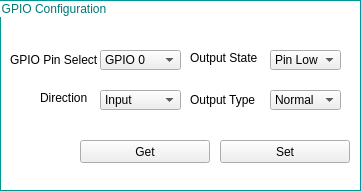
                   <widget class="QGroupBox" name="groupBox_32">
                    <property name="geometry">
                     <rect>
                      <x>526</x>
                      <y>33</y>
                      <width>361</width>
                      <height>191</height>
                     </rect>
                    </property>
                    <property name="styleSheet">
                     <string notr="true">QGroupBox{ border: 1px solid ;
background-color: transparent;
border-color: rgb(0,150,150);
color:rgb(0,120,120);
;}</string>
                    </property>
                    <property name="title">
                     <string>GPIO Configuration</string>
                    </property>
                    <widget class="QComboBox" name="gpioDirection_comboBox">
                     <property name="geometry">
                      <rect>
                       <x>100</x>
                       <y>90</y>
                       <width>81</width>
                       <height>20</height>
                      </rect>
                     </property>
                     <item>
                      <property name="text">
                       <string>Input</string>
                      </property>
                     </item>
                     <item>
                      <property name="text">
                       <string>Output</string>
                      </property>
                     </item>
                    </widget>
                    <widget class="QComboBox" name="gpioOutputState_comboBox">
                     <property name="geometry">
                      <rect>
                       <x>270</x>
                       <y>50</y>
                       <width>71</width>
                       <height>20</height>
                      </rect>
                     </property>
                     <item>
                      <property name="text">
                       <string>Pin Low</string>
                      </property>
                     </item>
                     <item>
                      <property name="text">
                       <string>Pin High</string>
                      </property>
                     </item>
                    </widget>
                    <widget class="QComboBox" name="gpioPinSelect_comboBox">
                     <property name="geometry">
                      <rect>
                       <x>100</x>
                       <y>50</y>
                       <width>81</width>
                       <height>20</height>
                      </rect>
                     </property>
                     <property name="minimumSize">
                      <size>
                       <width>76</width>
                       <height>0</height>
                      </size>
                     </property>
                     <item>
                      <property name="text">
                       <string>GPIO 0</string>
                      </property>
                     </item>
                     <item>
                      <property name="text">
                       <string>GPIO 1</string>
                      </property>
                     </item>
                     <item>
                      <property name="text">
                       <string>GPIO 2</string>
                      </property>
                     </item>
                     <item>
                      <property name="text">
                       <string>GPIO 3</string>
                      </property>
                     </item>
                     <item>
                      <property name="text">
                       <string>GPIO 4</string>
                      </property>
                     </item>
                     <item>
                      <property name="text">
                       <string>GPIO 5</string>
                      </property>
                     </item>
                     <item>
                      <property name="text">
                       <string>GPIO 6</string>
                      </property>
                     </item>
                     <item>
                      <property name="text">
                       <string>GPIO 7</string>
                      </property>
                     </item>
                     <item>
                      <property name="text">
                       <string>GPIO 8</string>
                      </property>
                     </item>
                    </widget>
                    <widget class="QComboBox" name="gpioOutputType_comboBox">
                     <property name="geometry">
                      <rect>
                       <x>270</x>
                       <y>90</y>
                       <width>71</width>
                       <height>20</height>
                      </rect>
                     </property>
                     <item>
                      <property name="text">
                       <string>Normal</string>
                      </property>
                     </item>
                     <item>
                      <property name="text">
                       <string>Open Drain</string>
                      </property>
                     </item>
                    </widget>
                    <widget class="QLabel" name="label_OutputType">
                     <property name="geometry">
                      <rect>
                       <x>190</x>
                       <y>90</y>
                       <width>71</width>
                       <height>20</height>
                      </rect>
                     </property>
                     <property name="text">
                      <string>Output Type</string>
                     </property>
                    </widget>
                    <widget class="QLabel" name="label_Direction">
                     <property name="geometry">
                      <rect>
                       <x>40</x>
                       <y>90</y>
                       <width>49</width>
                       <height>16</height>
                      </rect>
                     </property>
                     <property name="text">
                      <string>Direction</string>
                     </property>
                    </widget>
                    <widget class="QLabel" name="label_OutputState">
                     <property name="geometry">
                      <rect>
                       <x>190</x>
                       <y>50</y>
                       <width>71</width>
                       <height>16</height>
                      </rect>
                     </property>
                     <property name="text">
                      <string>Output State</string>
                     </property>
                    </widget>
                    <widget class="QLabel" name="label_GPIOPin">
                     <property name="geometry">
                      <rect>
                       <x>10</x>
                       <y>50</y>
                       <width>91</width>
                       <height>20</height>
                      </rect>
                     </property>
                     <property name="text">
                      <string>GPIO Pin Select</string>
                     </property>
                    </widget>
                    <widget class="QPushButton" name="gpioGet_button">
                     <property name="geometry">
                      <rect>
                       <x>80</x>
                       <y>140</y>
                       <width>130</width>
                       <height>23</height>
                      </rect>
                     </property>
                     <property name="sizePolicy">
                      <sizepolicy hsizetype="Fixed" vsizetype="Fixed">
                       <horstretch>0</horstretch>
                       <verstretch>0</verstretch>
                      </sizepolicy>
                     </property>
                     <property name="minimumSize">
                      <size>
                       <width>102</width>
                       <height>0</height>
                      </size>
                     </property>
                     <property name="text">
                      <string>Get</string>
                     </property>
                    </widget>
                    <widget class="QPushButton" name="gpioSet_button">
                     <property name="geometry">
                      <rect>
                       <x>220</x>
                       <y>140</y>
                       <width>130</width>
                       <height>23</height>
                      </rect>
                     </property>
                     <property name="sizePolicy">
                      <sizepolicy hsizetype="Fixed" vsizetype="Fixed">
                       <horstretch>0</horstretch>
                       <verstretch>0</verstretch>
                      </sizepolicy>
                     </property>
                     <property name="minimumSize">
                      <size>
                       <width>102</width>
                       <height>0</height>
                      </size>
                     </property>
                     <property name="text">
                      <string>Set</string>
                     </property>
                    </widget>
                   </widget>
